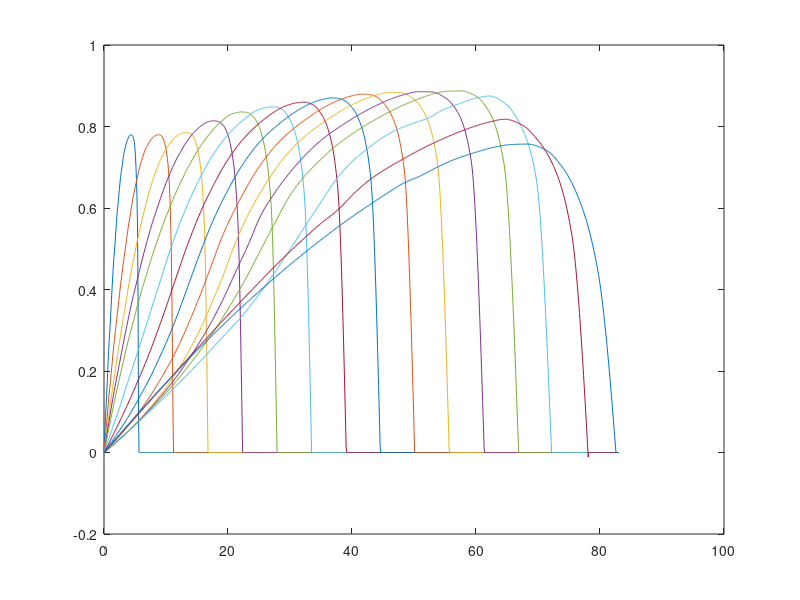

Reproduce this figure in MATLAB.
%          DEFINITIONS:    

%          J=V/nD (advance ratio)                                                                               
%          Ct=T/(rho * n**2 * D**4) (thrust coef.)                                                              
%          Cp=P/(rho * n**3 * D**5) (power coef.)                                                               
%          Pe=Ct*J/Cp (efficiency)                                                                              
%          V          (model speed in MPH)             
%          PWR        (Hp)   
%          Torque     (In-Lbf)     
%          Thrust     (Lbf) 
% Perform unit conversions
%     Hp2Watts = 745.7;
%     PWR = Hp2Watts.*PWRHp;    
%     V = convvel(Vmph, 'mph', 'm/s'); 
%     Eta = Pe;

load('propeller17x8.mat')
    propeller.eta=reshape(Pe1,[30,13]);    
    propeller.V=reshape(V1,[30,13]);
    propeller.V=0.44704.*propeller.V; %to m/s
    propeller.RPM=rpmmat;
    
    for i=1:13
        rpmvec(i,:)=linspace(1000*i,1000*i,30);
        x=propeller.V(:,i);
        v=propeller.eta(:,i);
        xq=linspace(0,63,1000);
        Vq(i,:)=interp1(x,v,xq,'pchip',0);
%         plot(xq,Vq(i,:)); hold on
    end
    
    
    LD.propeller1.eta = Vq;
    LD.propeller1.V   = xq;
    LD.propeller1.RPM = rpmvec(:,1);
    
    
    % Propeller2 data (VERTICAL) 
    
    %Different rpm range, up to 15000 rpm
    propeller2.eta=reshape(Pe2,[30,15]);    
    propeller2.V=reshape(V3,[30,15]);
    propeller2.V=0.44704.*propeller2.V; %to m/s
    for i=1:15
        rpmvec(i,:)=linspace(1000*i,1000*i,30);
        x=propeller2.V(:,i);
        v=propeller2.eta(:,i);
        xq=linspace(0,83,1000);
        Vq(i,:)=interp1(x,v,xq,'pchip',0);
        plot(xq,Vq(i,:)); hold on
    end
    
    LD.propeller2.eta = Vq;
    LD.propeller2.V   = xq;
    LD.propeller2.RPM = rpmvec(:,1);
    
    
%     rpmGrid=reshape(rpmvec',[390,1]);
   

    
    
%         C = horzcat(A1,...,AN)
%     
%     propeller.J=reshape(J1,[30,13]);  
% 
%     propeller.Cp=reshape(Cp1,[30,13]);
%     propeller.Ct=reshape(Ct1,[30,13]);
%     propeller.Cp=reshape(Cp1,[30,13]);
%     propeller.PWR=745.7.*reshape(PWR1,[30,13]);
%     propeller.Thrust=4.448222.*reshape(eThrus1,[30,13]);  %lbf to Nenwtons
%     propeller.Torque=4.448222.*0.0254.*reshape(Torqu1,[30,13]);  %lbf*inc to N*m
%     
% %     vq = griddata(V1,rpmGrid,PWR1,82,11000)
%     
%     motor1.PWRI=PI;
%     motor1.RPMI=NI;
%     motor1.etaI=etaI;
%     
    